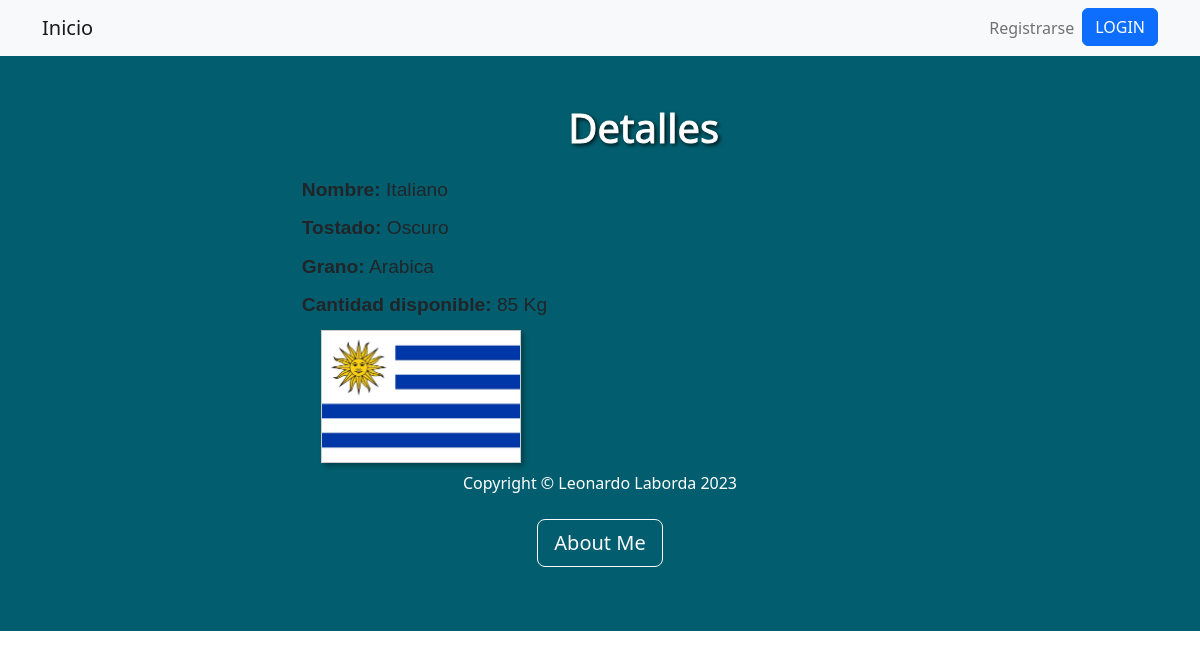
/tercera_entregaApp/cafedetail/1/, run on an earlier commit of the app's database.
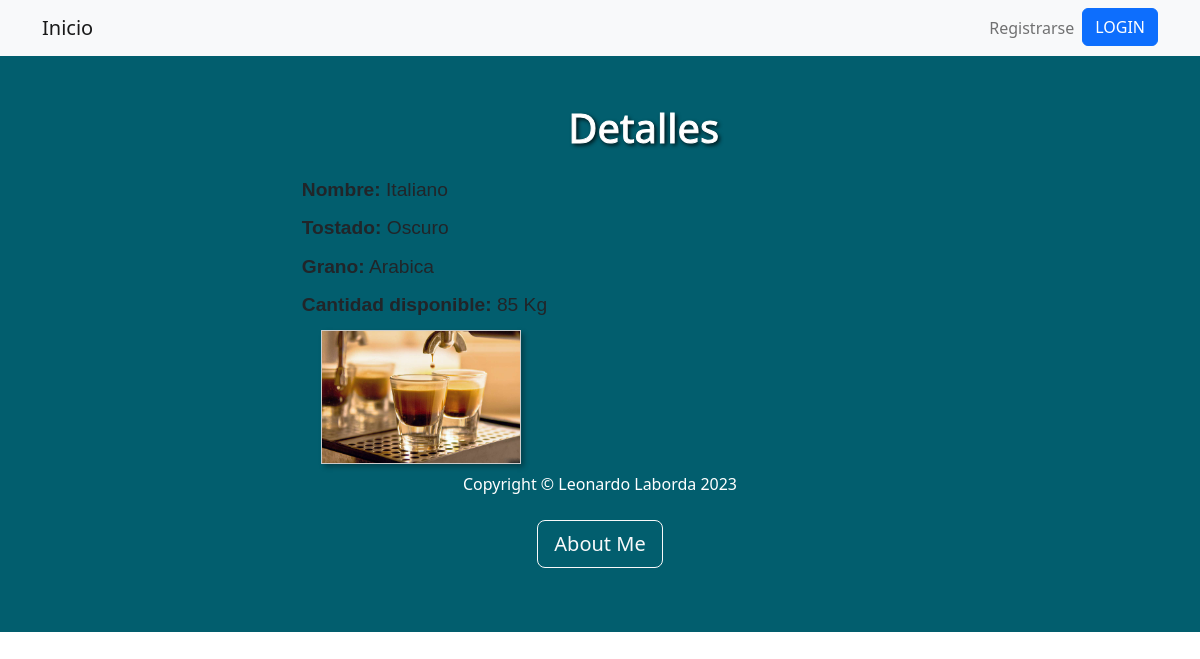
And on a later commit of the database.
### tercera_entregaApp/models.py (models this page shows, shortened)
class Tipo_cafe(models.Model):
    nombre = models.CharField(max_length=50)
    tostado = models.CharField(max_length=50)
    grano = models.CharField(max_length=50)
    cantidad_kg = models.IntegerField()
    imagen = models.ImageField(upload_to='tipo_cafe/', blank=True, null=True)

### tercera_entregaApp/views.py (the view)
# urls.py: path('cafedetail/<pk>/', Cafedetail.as_view(), name="cafedetail"),
class Cafedetail(DetailView):
  model = Tipo_cafe
  template_name = 'cafedetail.html'
  context_object_name = 'cafedet'

### tercera_entregaApp/templates/cafedetail.html (shortened to what this page needs)
{% extends 'base.html' %}
{% load static %}
{% block herencia %}
<header class="bs-primary" style="background-color: #025e6e; py-5">
    <div class="container">
      <div class="row justify-content-center align-items-center">
        <div class="col-md-8 col-lg-6 text-center">
          <h1 class="display-6 text-white mb-3" style="text-shadow: 2px 2px 4px #000000; -webkit-text-stroke-width: 1px; -webkit-text-stroke-color: #ffffff;">Detalles</h1>
        </div>
      </div>
    </div>
  </header>
<head>
    <link href="{% static 'css/estilos.css' %}" rel="stylesheet" />
</head>
  <div class="container">
    <div class="info">
      <p><strong>Nombre:</strong> {{ cafedet.nombre }}</p>
      <p><strong>Tostado:</strong> {{ cafedet.tostado }}</p>
      <p><strong>Grano:</strong> {{ cafedet.grano }}</p>
      <p><strong>Cantidad disponible:</strong> {{ cafedet.cantidad_kg }} Kg</p>
    </div>
    <div class="image">
      {% if cafedet.imagen %}
        <img src="{{ cafedet.imagen.url }}" alt="Imagen del café {{ cafedet.nombre }}">
      {% endif %}
    </div>
  </div>
{% endblock herencia %}

What changed in the data, as far as the page shows it:
changed Tipo_cafe "Italiano": imagen: a different picture
